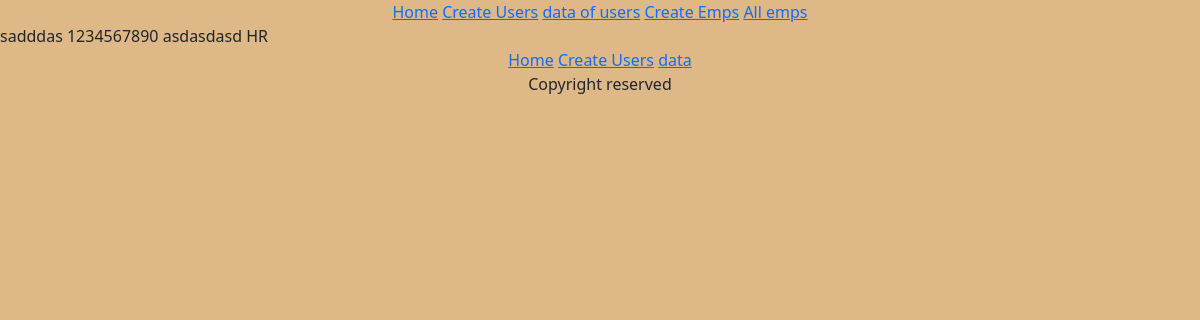
The page /empData/1 on the database its author committed.
### base/models.py (models this page shows)
class emp(models.Model):
    name=models.CharField(max_length=100)
    phone=models.CharField(max_length=100)
    address=models.TextField()
    department=models.ForeignKey(department,on_delete=models.CASCADE)

class department(models.Model):
    name=models.CharField(max_length=100)
    def __str__(self):
        return self.name

### base/views.py (the view)
# urls.py: path('empData/<int:pk>',empDetailViews.as_view(),name='empDetail'),
class empDetailViews(DeleteView):
    model=emp
    template_name='empDetail.html'
    context_object_name='data'

### base/templates/empDetail.html
{% extends "base.html" %}
{% block content %}
{{data.name}}
{{data.phone}}
{{data.address}}
{{data.department}}
{% endblock content %}

### static/style.css (style rules this page uses)
body { background-color: burlywood; }

### rows shown on the page
emp: name "sadddas", phone "1234567890", address "asdasdasd", department "HR"
